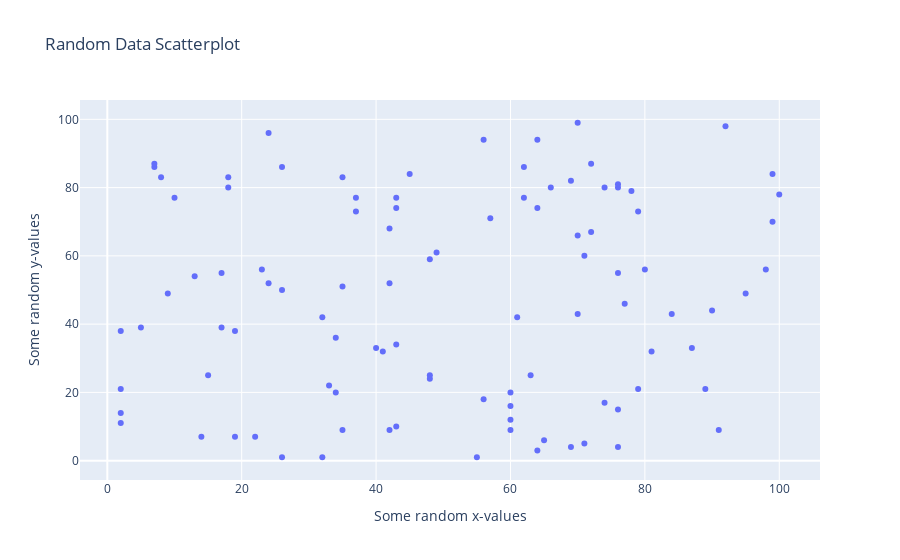

The notebook cell this image was saved under:
### Code cell
# 100 random integers from <1,100>
random_x = np.random.randint(1,101,100)
random_y = np.random.randint(1,101,100)

# create the data
data = [go.Scatter(
    x = random_x,
    y = random_y,
    mode = 'markers',
)]

# create the layout 
layout = go.Layout(
    title = 'Random Data Scatterplot', # Graph title
    xaxis = dict(title = 'Some random x-values'), # x-axis label
    yaxis = dict(title = 'Some random y-values'), # y-axis label
    hovermode ='closest' # handles multiple points landing on the same vertical
)

# create the figure
fig = go.Figure(data=data, layout=layout)
fig.show()

### Figure 1 — Plotly figure (JSON) as saved in the notebook; plotly's stock layout.template omitted (floating-point values rounded to 4 significant figures)
{"data": [{"mode": "markers", "type": "scatter", "x": [81, 90, 70, 100, 18, 41, 34, 91, 62, 99, 62, 66, 72, 56, 60, 64, 35, 19, 92, 9, 17, 77, 32, 71, 48, 49, 98, 19, 64, 69, 2, 43, 99, 72, 10, 60, 24, 2, 13, 57, 65, 56, 89, 60, 60, 80, 5, 8, 18, 64, 34, 7, 71, 43, 2, 35, 84, 61, 76, 79, 79, 32, 74, 42, 74, 37, 33, 45, 26, 70, 55, 63, 24, 22, 43, 14, 70, 40, 26, 76, 7, 26, 48, 2, 78, 87, 42, 76, 15, 95, 42, 48, 76, 43, 23, 76, 37, 35, 69, 17], "y": [32, 44, 99, 78, 80, 32, 36, 9, 77, 70, 86, 80, 67, 18, 12, 74, 51, 7, 98, 49, 39, 46, 1, 5, 59, 61, 56, 38, 3, 4, 21, 34, 84, 87, 77, 9, 96, 14, 54, 71, 6, 94, 21, 16, 20, 56, 39, 83, 83, 94, 20, 86, 60, 77, 11, 9, 43, 42, 55, 21, 73, 42, 80, 9, 17, 73, 22, 84, 86, 43, 1, 25, 52, 7, 74, 7, 66, 33, 1, 4, 87, 50, 25, 38, 79, 33, 52, 81, 25, 49, 68, 24, 15, 10, 56, 80, 77, 83, 82, 55]}], "layout": {"hovermode": "closest", "title": {"text": "Random Data Scatterplot"}, "xaxis": {"title": {"text": "Some random x-values"}}, "yaxis": {"title": {"text": "Some random y-values"}}}}
